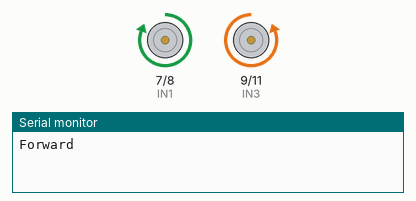
Bench run of a sketch on a simulated Arduino Uno, built with avr-gcc and run on an emulated ATmega328P. On the bench: motor-driver pin pairs drawn as motors (green arrow = first pin HIGH = forward, orange = second pin HIGH = backward, longer = more drive, scaled by the enable pin), the last lines printed to the serial monitor.

Above: at 3.0 s.
At 12.3 s:
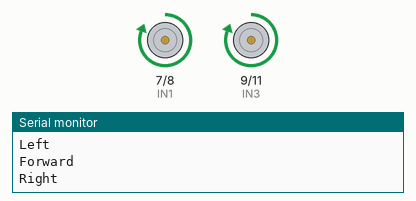
At 27.8 s:
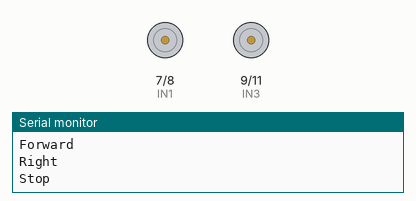
At 47.27 s:
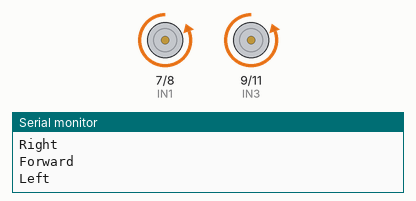
Timing chart, 0 to 49.2 s (numbered marks = the images above):
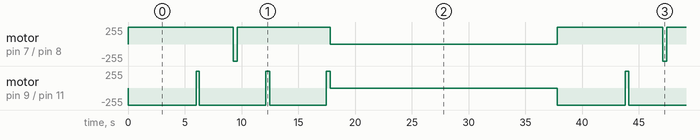

The sketch:

AUTO_GO.ino
```cpp
//www.elegoo.com

//    The direction of the car's movement
//  ENA   ENB   IN1   IN2   IN3   IN4   Description
//  HIGH  HIGH  HIGH  LOW   LOW   HIGH  Car is runing forward
//  HIGH  HIGH  LOW   HIGH  HIGH  LOW   Car is runing back
//  HIGH  HIGH  LOW   HIGH  LOW   HIGH  Car is turning left
//  HIGH  HIGH  HIGH  LOW   HIGH  LOW   Car is turning right
//  HIGH  HIGH  LOW   LOW   LOW   LOW   Car is stoped
//  HIGH  HIGH  HIGH  HIGH  HIGH  HIGH  Car is stoped
//  LOW   LOW   N/A   N/A   N/A   N/A   Car is stoped
// IN1: Avant droit

//define L298n module IO Pin
#define ENA 5
#define ENB 6
#define IN1 7
#define IN2 8
#define IN3 9
#define IN4 11

void stop(){
  digitalWrite(ENA,LOW); //enable L298n A channel
  digitalWrite(ENB,LOW); //enable L298n B channel
  digitalWrite(IN1,LOW); //set IN1 hight level
  digitalWrite(IN2,LOW); //set IN2 low level
  digitalWrite(IN3,LOW); //set IN3 low level
  digitalWrite(IN4,LOW); //set IN4 hight level
  Serial.println("Stop"); //send message to serial monitor
}


void forward(){
  digitalWrite(ENA,HIGH); //enable L298n A channel
  digitalWrite(ENB,HIGH); //enable L298n B channel
  digitalWrite(IN1,HIGH); //set IN1 hight level
  digitalWrite(IN2,LOW);  //set IN2 low level
  digitalWrite(IN3,LOW);  //set IN3 low level
  digitalWrite(IN4,HIGH); //set IN4 hight level
  Serial.println("Forward");//send message to serial monitor
}

void back(){
  digitalWrite(ENA,HIGH);
  digitalWrite(ENB,HIGH);
  digitalWrite(IN1,LOW);
  digitalWrite(IN2,HIGH);
  digitalWrite(IN3,HIGH);
  digitalWrite(IN4,LOW);
  Serial.println("Back");
}

void left(){
  digitalWrite(ENA,HIGH);
  digitalWrite(ENB,HIGH);
  digitalWrite(IN1,LOW);
  digitalWrite(IN2,HIGH);
  digitalWrite(IN3,LOW);
  digitalWrite(IN4,HIGH);
  Serial.println("Left");
  delay(340);
}

void right(){

  digitalWrite(ENA,HIGH);
  digitalWrite(ENB,HIGH);
  digitalWrite(IN1,HIGH);
  digitalWrite(IN2,LOW);
  digitalWrite(IN3,HIGH);
  digitalWrite(IN4,LOW);
  Serial.println("Right");
  delay(290);
}

void test(){
  delay(5000);
  digitalWrite(ENA,HIGH); //enable L298n A channel
  digitalWrite(ENB,HIGH); //enable L298n B channel
  digitalWrite(IN1,HIGH); //set IN1 hight level
  digitalWrite(IN2,LOW);  //set IN2 low level
  digitalWrite(IN3,LOW);  //set IN3 low level
  digitalWrite(IN4,HIGH); //set IN4 hight level
  Serial.println("Forward");//send message to serial monitor
}


//before execute loop() function,
//setup() function will execute first and only execute once
void setup() {
  Serial.begin(9600);//open serial and set the baudrate
  pinMode(IN1,OUTPUT);//before useing io pin, pin mode must be set first
  pinMode(IN2,OUTPUT);
  pinMode(IN3,OUTPUT);
  pinMode(IN4,OUTPUT);
  pinMode(ENA,OUTPUT);
  pinMode(ENB,OUTPUT);
}

//Repeat execution
void loop() {
 // test();
//forward();  //go forward

  /*delay(5000);//delay 1000 ms
  back();     //go back
 delay(5000);*/
 // left();     //turning left

  forward();
  delay(6000);
  right();
  forward();
  delay(3000);
  left();
  forward();
  delay(2500);
  right();
  delay(50);
  forward();
  delay(5000);
  right();
  delay(50);


  stop();
  delay(20000);
 /* right();    //turning right
  delay(500);*/
}
```

Measured:
- by itself, motor on pin 7 (IN1) / pin 8 (IN2): repeats every 37.8 s: backward 255/255 0.34 s, forward 255/255 8.2 s, stopped 20.0 s, forward 255/255 9.3 s
- by itself, motor on pin 9 (IN3) / pin 11 (IN4): repeats every 37.8 s: forward 255/255 0.29 s, backward 255/255 5.8 s, forward 255/255 0.34 s, backward 255/255 5.0 s, forward 255/255 0.34 s, stopped 20.0 s, backward 255/255 6.0 s
